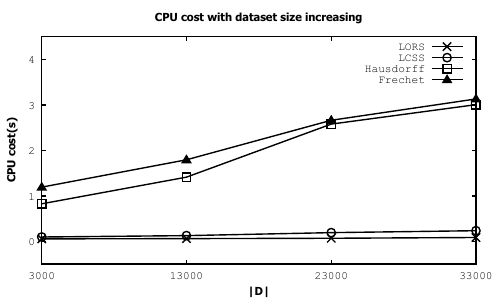

The script that saved this image:
set term pdfcairo lw 2 font "Courier,12"
set output "dataset.pdf"

set title "CPU cost with dataset size increasing" font "Helvetica-Bold"
set xlabel "|D|" font "Helvetica-Bold"
set ylabel "CPU cost(s)" font "Helvetica-Bold"
set xrange [3000:33000]
set yrange [-0.5:4.5]
set xtics ("3000" 3000, "13000" 13000, "23000" 23000, "33000" 33000)
plot "dataset.dat" u 1:2 w lp lt 8 lw 1 pt 2 ps 1 t "LORS", "dataset.dat" u 1:3 w lp lt 8 lw 1 pt 6 ps 1 t "LCSS", "dataset.dat" u 1:4 w lp lt 8 lw 1 pt 4 ps 1 t "Hausdorff", "dataset.dat" u 1:5 w lp lt 8 lw 1 pt 9 ps 1 t "Frechet"  
